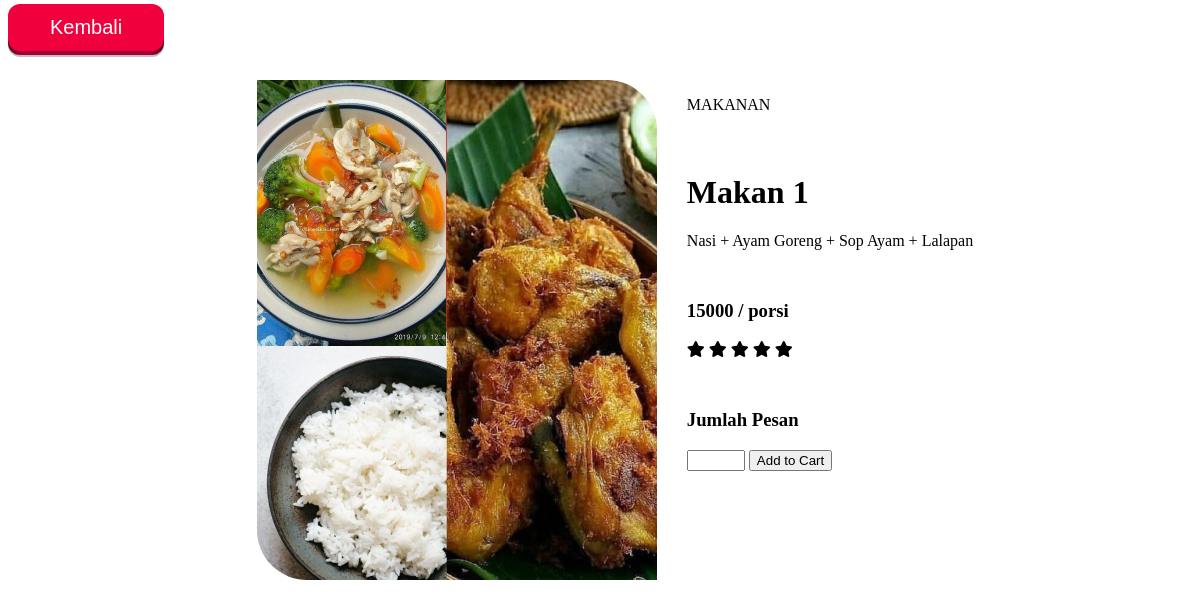
Screenshot of /product.php?id=1 with the database file from the repository.
### tables this page shows
CREATE TABLE IF NOT EXISTS `menumakanan` (
  `id` int(11) NOT NULL AUTO_INCREMENT,
  `nama` varchar(50) NOT NULL,
  `rincian` text NOT NULL,
  `harga` int(20) NOT NULL,
  `rating` int(10) NOT NULL,
  `gambar` text NOT NULL,
  PRIMARY KEY (`id`)
);

### product.php (the view, shortened to what this page needs)
<?php
require('functions.php');
$id = $_GET['id'];
$data = mysqli_query($conn, "SELECT * FROM menumakanan WHERE id=$id");
$row = mysqli_fetch_assoc($data);
?>
<!DOCTYPE html>
<html lang="en">
<head>
</head>
<body>
    <div class="container">
        <a href="makanan.php">
            <button class="button-82-pushable" role="button">
                <span class="button-82-front text">
                    Kembali
                </span>
            </button>
        </a>
        <div class="card">
            <div class="head-card">
                <img src="<?= $row['gambar'] ?>">
            </div>
            <div class="body-card">
                <p class="kategori">MAKANAN</p>
                <h1><?= $row['nama'] ?></h1>
                <p><?= $row['rincian'] ?></p>
                <h3 class="harga"><?= $row['harga'] ?> / porsi</h3>
                <div class="rating">
                    <?php
                    for ($i = 1; $i <= $row['rating']; $i++) {
                    ?>
                        <i class="fa fa-star"></i>
                    <?php }; ?>
                </div>
                <div class="buy">
                    <form action=" <?php $_SERVER['PHP_SELF'] ?> " method="POST">
                        <h3>Jumlah Pesan</h3>
                        <input type="number" name="jumlah">
                        <button type="submit" name="submit2">Add to Cart</button>
                    </form>
                </div>
            </div>
        </div>
    </div>
</body>
</html>

### rows the page displays
menumakanan: gambar (picture), nama "Makan 1", rincian "Nasi + Ayam Goreng + Sop Ayam + Lalapan", harga "15000", rating 5 (drawn)
